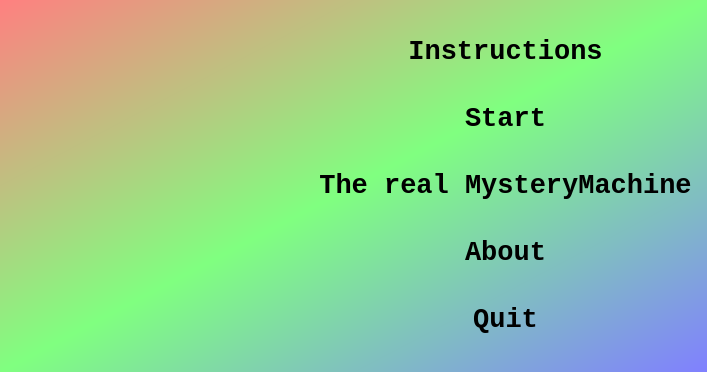
<?xml version="1.0" encoding="UTF-8"?>
<ui version="4.0">
 <class>QtSimMysteryMachineMenuDialog</class>
 <widget class="QDialog" name="QtSimMysteryMachineMenuDialog">
  <property name="geometry">
   <rect>
    <x>0</x>
    <y>0</y>
    <width>707</width>
    <height>372</height>
   </rect>
  </property>
  <property name="font">
   <font>
    <family>Courier New</family>
    <pointsize>20</pointsize>
    <weight>75</weight>
    <bold>true</bold>
   </font>
  </property>
  <property name="windowTitle">
   <string>SimMysteryMachine</string>
  </property>
  <property name="windowIcon">
   <iconset resource="ToolSimMysteryMachine.qrc">
    <normaloff>:/images/R.png</normaloff>:/images/R.png</iconset>
  </property>
  <property name="styleSheet">
   <string notr="true">QDialog { 
background-color: qlineargradient(x1: 0, y1: 0, x2: 1, y2: 1, stop: 0  #ff8080, stop: 0.5 #80ff80, stop: 1 #8080ff);
}
QDialog { 
selection-color: black;
selection-background-color: white
}

QPushButton { font: 48px, &quot;Verdana&quot; }
QPushButton{ 
selection-color: black;
selection-background-color: white
}
</string>
  </property>
  <layout class="QGridLayout" name="gridLayout">
   <item row="0" column="0">
    <widget class="ribi::QtLedWidget" name="led_1" native="true"/>
   </item>
   <item row="0" column="1">
    <widget class="QPushButton" name="button_instructions">
     <property name="text">
      <string>Instructions</string>
     </property>
     <property name="flat">
      <bool>true</bool>
     </property>
    </widget>
   </item>
   <item row="1" column="0">
    <widget class="ribi::QtLedWidget" name="led_2" native="true"/>
   </item>
   <item row="1" column="1">
    <widget class="QPushButton" name="button_start">
     <property name="text">
      <string>Start</string>
     </property>
     <property name="flat">
      <bool>true</bool>
     </property>
    </widget>
   </item>
   <item row="2" column="0">
    <widget class="ribi::QtLedWidget" name="led_3" native="true"/>
   </item>
   <item row="2" column="1">
    <widget class="QPushButton" name="button_real">
     <property name="text">
      <string>The real MysteryMachine</string>
     </property>
     <property name="flat">
      <bool>true</bool>
     </property>
    </widget>
   </item>
   <item row="3" column="0">
    <widget class="ribi::QtLedWidget" name="led_4" native="true"/>
   </item>
   <item row="3" column="1">
    <widget class="QPushButton" name="button_about">
     <property name="text">
      <string>About</string>
     </property>
     <property name="flat">
      <bool>true</bool>
     </property>
    </widget>
   </item>
   <item row="4" column="0">
    <widget class="ribi::QtLedWidget" name="led_5" native="true">
     <property name="minimumSize">
      <size>
       <width>32</width>
       <height>32</height>
      </size>
     </property>
    </widget>
   </item>
   <item row="4" column="1">
    <widget class="QPushButton" name="button_quit">
     <property name="text">
      <string>Quit</string>
     </property>
     <property name="flat">
      <bool>true</bool>
     </property>
    </widget>
   </item>
  </layout>
 </widget>
 <layoutdefault spacing="6" margin="11"/>
 <customwidgets>
  <customwidget>
   <class>ribi::QtLedWidget</class>
   <extends>QWidget</extends>
   <header>qtledwidget.h</header>
   <container>1</container>
  </customwidget>
 </customwidgets>
 <tabstops>
  <tabstop>button_instructions</tabstop>
  <tabstop>button_start</tabstop>
  <tabstop>button_real</tabstop>
  <tabstop>button_about</tabstop>
  <tabstop>button_quit</tabstop>
 </tabstops>
 <resources>
  <include location="ToolSimMysteryMachine.qrc"/>
 </resources>
 <connections/>
</ui>
